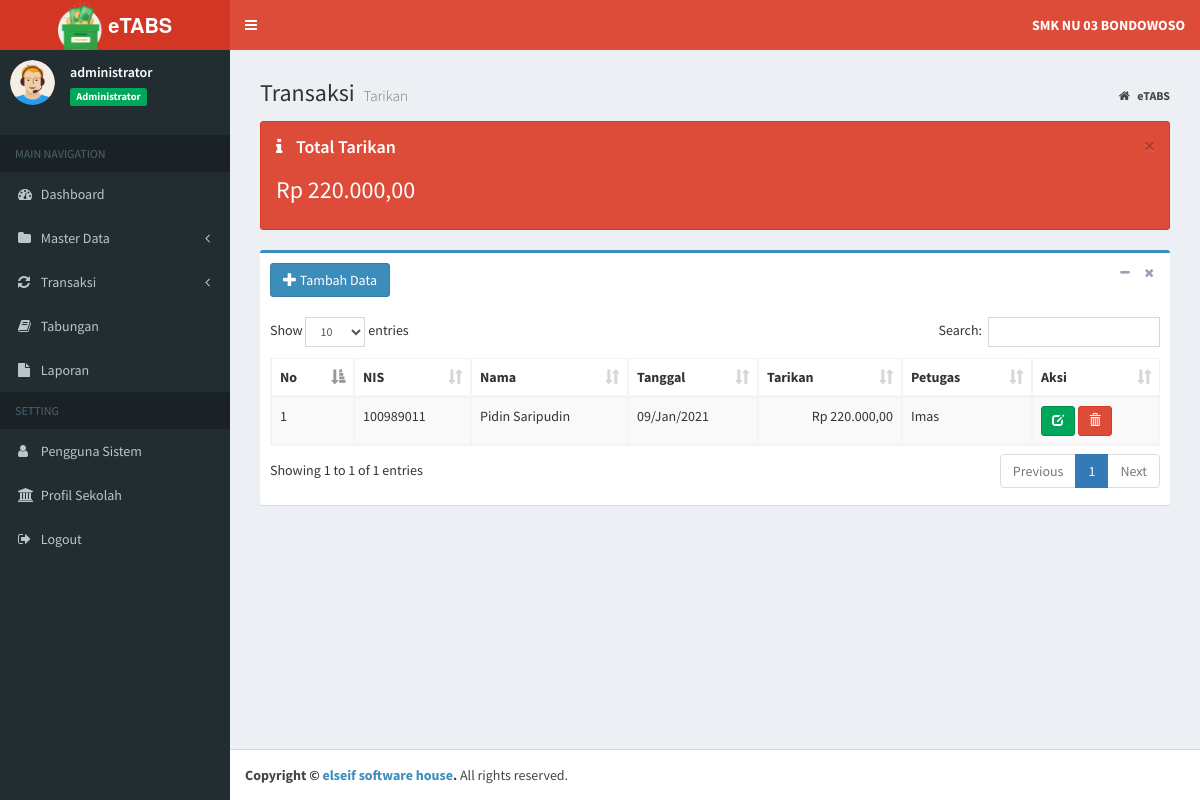
Page /etabs/index.php?page=data_tarik (signed in) on the committed database.
### tables this page shows
CREATE TABLE `tb_profil` (
  `id_profil` int(11) NOT NULL,
  `nama_sekolah` varchar(200) NOT NULL,
  `alamat` varchar(400) NOT NULL,
  `akreditasi` char(2) NOT NULL
);

CREATE TABLE `tb_tabungan` (
  `id_tabungan` int(11) NOT NULL,
  `nis` char(12) NOT NULL,
  `setor` int(11) NOT NULL,
  `tarik` int(11) NOT NULL,
  `tgl` date NOT NULL,
  `jenis` enum('ST','TR') NOT NULL,
  `petugas` varchar(20) NOT NULL
);

CREATE TABLE `tb_siswa` (
  `nis` char(12) NOT NULL,
  `nama_siswa` varchar(40) NOT NULL,
  `jekel` enum('LK','PR') NOT NULL,
  `id_kelas` int(11) NOT NULL,
  `status` enum('Aktif','Lulus','Pindah') NOT NULL,
  `th_masuk` year(4) NOT NULL
);

### etabs/inc/rupiah.php (called while the page is built)
<?php
function rupiah($angka){
	$hasil_rupiah = "Rp " . number_format($angka,2,',','.');
	return $hasil_rupiah;
}

### etabs/petugas/tarik/data_tarik.php (the view, shortened to what this page needs)
<section class="content-header">
	<h1>
		Transaksi
		<small>Tarikan</small>
	</h1>
	<ol class="breadcrumb">
		<li>
			<a href="index.php">
				<i class="fa fa-home"></i>
				<b>eTABS</b>
			</a>
		</li>
	</ol>
</section>
<section class="content">
	<div class="alert alert-danger alert-dismissible">
		<button type="button" class="close" data-dismiss="alert" aria-hidden="true">&times;</button>
		<h4>
			<i class="icon fa fa-info"></i> Total Tarikan</h4>
		<?php
    		$sql = $koneksi->query("SELECT SUM(tarik) as total  from tb_tabungan where jenis='TR'");
    		while ($data= $sql->fetch_assoc()) {
  		?>
		<h3>
			<?php echo rupiah($data['total']); }?>
		</h3>
	</div>
	<div class="box box-primary">
		<div class="box-header">
			<a href="?page=add_tarik" class="btn btn-primary">
				<i class="glyphicon glyphicon-plus"></i> Tambah Data</a>
			<div class="box-tools pull-right">
				<button type="button" class="btn btn-box-tool" data-widget="collapse">
					<i class="fa fa-minus"></i>
				</button>
				<button type="button" class="btn btn-box-tool" data-widget="remove">
					<i class="fa fa-remove"></i>
				</button>
			</div>
		</div>
		<div class="box-body">
			<div class="table-responsive">
				<table id="example1" class="table table-bordered table-striped">
					<thead>
						<tr>
							<th>No</th>
							<th>NIS</th>
							<th>Nama</th>
							<th>Tanggal</th>
							<th>Tarikan</th>
							<th>Petugas</th>
							<th>Aksi</th>
						</tr>
					</thead>
					<tbody>
						<?php
                  $no = 1;
				  $sql = $koneksi->query("select s.nis, s.nama_siswa, t.id_tabungan, t.tarik, t.tgl, t.petugas from
				  tb_siswa s join tb_tabungan t on s.nis=t.nis
				  where jenis ='TR' order by tgl desc, id_tabungan desc");
                  while ($data= $sql->fetch_assoc()) {
                ?>
						<tr>
							<td>
								<?php echo $no++; ?>
							</td>
							<td>
								<?php echo $data['nis']; ?>
							</td>
							<td>
								<?php echo $data['nama_siswa']; ?>
							</td>
							<td>
								<?php  $tgl = $data['tgl']; echo date("d/M/Y", strtotime($tgl))?>
							</td>
							<td align="right">
								<?php echo rupiah($data['tarik']); ?>
							</td>
							<td>
								<?php echo $data['petugas']; ?>
							</td>
							<td>
								<a href="?page=edit_tarik&kode=<?php echo $data['id_tabungan']; ?>" title="Ubah"
								 class="btn btn-success btn-sm">
									<i class="glyphicon glyphicon-edit"></i>
								</a>
								<a href="?page=del_tarik&kode=<?php echo $data['id_tabungan']; ?>" onclick="return confirm('Apakah anda yakin hapus data ini ?')"
								 title="Hapus" class="btn btn-danger btn-sm">
									<i class="glyphicon glyphicon-trash"></i>
							</td>
						</tr>
						<?php
                  }
                ?>
					</tbody>
				</table>
			</div>
		</div>
	</div>
</section>

### etabs/index.php (shortened to what this page needs)
<?php
    if (isset($_SESSION["ses_username"])==""){
		header("location: login.php");
    }else{
      $data_nama = $_SESSION["ses_nama"];
      $data_level = $_SESSION["ses_level"];
    }
    include "inc/koneksi.php";
	include "inc/rupiah.php";
	$sql = $koneksi->query("SELECT * from tb_profil");
	while ($data= $sql->fetch_assoc()) {
		$nama=$data['nama_sekolah'];
	}
?>
<!DOCTYPE html>
<html>
<head>
	<link rel="stylesheet" href="bootstrap/css/bootstrap.min.css">
	<link rel="stylesheet" href="https://cdnjs.cloudflare.com/ajax/libs/font-awesome/4.5.0/css/font-awesome.min.css">
	<link rel="stylesheet" href="https://cdnjs.cloudflare.com/ajax/libs/ionicons/2.0.1/css/ionicons.min.css">
	<link rel="stylesheet" href="plugins/datatables/dataTables.bootstrap.css">
	<link rel="stylesheet" href="plugins/select2/select2.min.css">
	<link rel="stylesheet" href="dist/css/AdminLTE.min.css">
	<link rel="stylesheet" href="dist/css/skins/_all-skins.min.css">
</head>
<body class="hold-transition skin-red sidebar-mini">
	<div class="wrapper">
		<header class="main-header">
			<a href="index.php" class="logo">
				<span class="logo-lg">
					<img src="dist/img/logo.png" width="45px">
					<b>eTABS</b>
				</span>
			</a>
			<nav class="navbar navbar-static-top">
				<a href="#" class="sidebar-toggle" data-toggle="offcanvas" role="button">
				</a>
				<div class="navbar-custom-menu">
					<ul class="nav navbar-nav">
						<li class="dropdown messages-menu">
							<a class="dropdown-toggle" data-toggle="dropdown">
								<span>
									<b>
										<?= $nama; ?>
									</b>
								</span>
							</a>
						</li>
					</ul>
				</div>
			</nav>
		</header>
		<aside class="main-sidebar">
			<section class="sidebar">
				</<b>
				<div class="user-panel">
					<div class="pull-left image">
						<img src="dist/img/avatar.png" class="img-circle" alt="User Image">
					</div>
					<div class="pull-left info">
						<p>
							<?php echo $data_nama; ?>
						</p>
						<span class="label label-success">
							<?php echo $data_level; ?>
						</span>
					</div>
				</div>
				<ul class="sidebar-menu">
					<li class="header">MAIN NAVIGATION</li>
					<?php
          if ($data_level=="Administrator"){
        ?>
					<li class="treeview">
						<a href="?page=admin">
							<i class="fa fa-dashboard"></i>
							<span>Dashboard</span>
						</a>
					</li>
					<li class="treeview">
						<a href="#">
							<i class="fa fa-folder"></i>
							<span>Master Data</span>
							<span class="pull-right-container">
								<i class="fa fa-angle-left pull-right"></i>
							</span>
						</a>
					</li>
					<li class="treeview">
						<a href="#">
							<i class="fa fa-refresh"></i>
							<span>Transaksi</span>
							<span class="pull-right-container">
								<i class="fa fa-angle-left pull-right"></i>
							</span>
						</a>
					</li>
					<li class="treeview">
						<a href="?page=view_tabungan">
							<i class="fa fa-book"></i>
							<span>Tabungan</span>
						</a>
					</li>
					<li class="treeview">
						<a href="?page=laporan">
							<i class="fa fa-file"></i>
							<span>Laporan</span>
						</a>
					</li>
					<li class="header">SETTING</li>
					<li class="treeview">
						<a href="?page=MyApp/data_pengguna">
							<i class="fa fa-user"></i>
							<span>Pengguna Sistem</span>
						</a>
					</li>
					<li class="treeview">
						<a href="?page=MyApp/data_profil">
							<i class="fa fa-bank"></i>
							<span>Profil Sekolah</span>
						</a>
					</li>
					<?php
            }
          ?>
					<li>
						<a href="logout.php" onclick="return confirm('Anda yakin keluar dari aplikasi ?')">
							<i class="fa fa-sign-out"></i>
							<span>Logout</span>
						</a>
					</li>
			</section>
		</aside>
		<div class="content-wrapper">
			<section class="content">
				<?php
      if(isset($_GET['page'])){
          $hal = $_GET['page'];
          switch ($hal) {
              case 'data_tarik':
                  include "petugas/tarik/data_tarik.php";
                  break;
          }
                        }
    ?>
			</section>
		</div>
		<footer class="main-footer">
			<strong>Copyright &copy;
				<a href="https://www.facebook.com/radenmas.brono">elseif software house</a>.</strong> All rights reserved.
		</footer>
</body>
</html>

### rows in the picture
tb_profil: nama_sekolah "SMK NU 03 BONDOWOSO"
tb_tabungan: nis.nis "100989011", nis.nama_siswa "Pidin Saripudin", tgl "09/Jan/2021", tarik "Rp 220.000,00", petugas "Imas"

### other values in the picture
$data_nama "administrator"
$data_level "Administrator"
rupiah($data['total']) "Rp 220.000,00"
